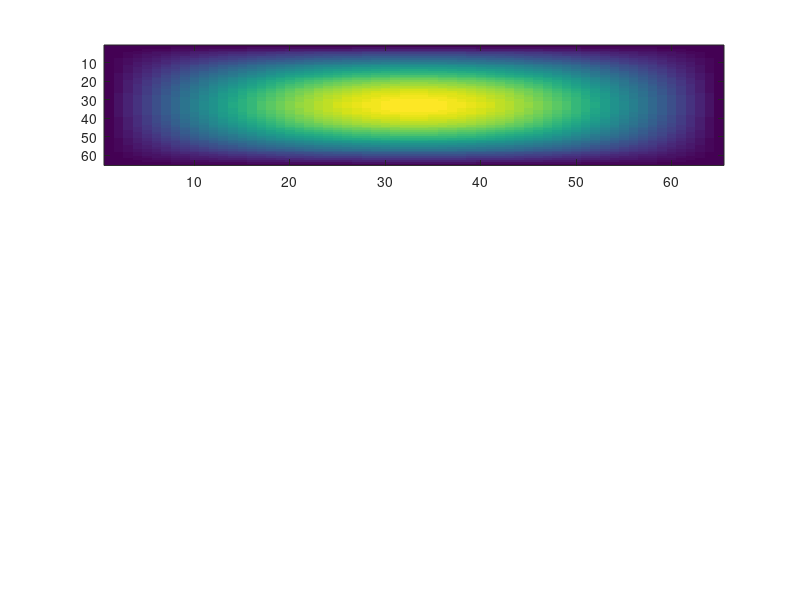

Source code (MATLAB): (Note: this script raises an error after producing the figure.)
close all
%% Set up the domain and x&y nodes
LX = 1;
LY = 1;

NP = 64;
dx = LX/NP;
xLen = LX*NP+1; yLen = LY*NP+1;
sxp = linspace(0, LX, xLen); syp = linspace(0, LY, yLen);

%% Def rho ICs

%{
[i,j]=meshgrid(1:NP+1,1:NP+1);
sig = 10^(1.5);
gauss = @(x, y, sig) exp(-(x.^2 + y.^2)./(sig.^2)); % gaussian centered at 0
w = gauss(mod(i, NP)-30, mod(j, NP)-30, sig);
%}

w = zeros(xLen, yLen);

for i=1:xLen
    for j=1:yLen
        w(i,j) = sin(1*pi/LX.*sxp(i)).*sin(1*pi/LY.*syp(j));%+ 0.1*randn(size(rho(:,1)));
    end
end


%Plot ICs
subplot(3,1,1);
imagesc(w);
%plot(sxp,w(:,1))

%% Solve & Plot Streamfunction solution
Psi = FFT_MethodWtoPsi(w, NP, dx);
%[Psi] = FFT_pseudospectral_MethodWtoPsi(w, NP);
subplot(3,1,2);
imagesc(abs(Psi));

%Recover the original w by reversing the FFT method, compare to original w
wRecovered = FFT_MethodPsitoW(Psi, NP, dx, xLen, yLen);
subplot(3,1,3);
imagesc(real(wRecovered));
%plot(sxp,wRecovered(:,1))
